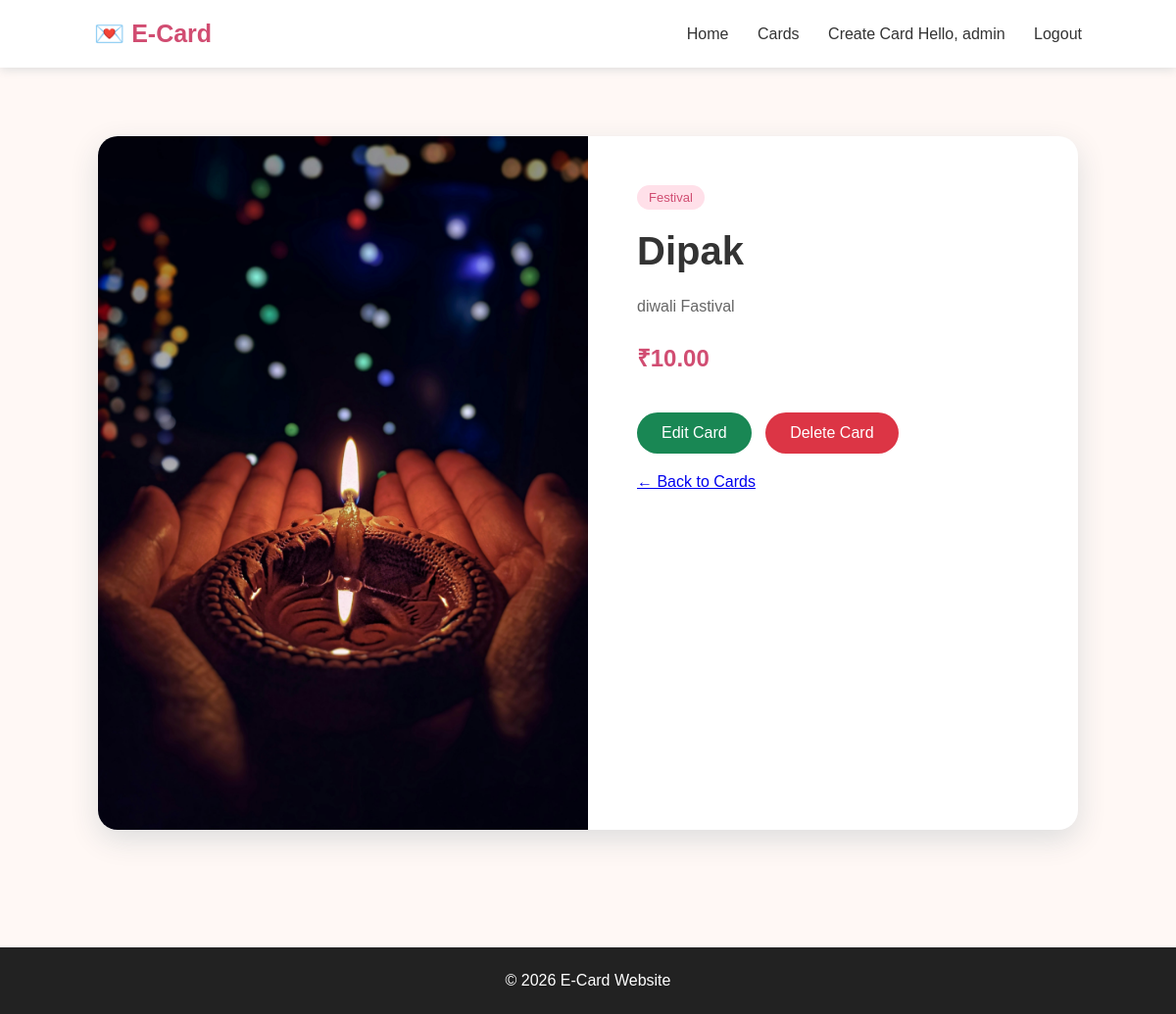
Page /cards/1/ (signed in) on the committed database.
### cards/models.py (models this page shows, shortened)
class ECard(models.Model):
    CATEGORY_CHOICES = [
        ('Birthday', 'Birthday'),
        ('Wedding', 'Wedding'),
        ('Anniversary', 'Anniversary'),
        ('Party', 'Party'),
        ('Festival', 'Festival'),
    ]
    owner = models.ForeignKey(
        User,
        on_delete=models.CASCADE,
        related_name='cards',
        null=True,
        blank=True
    )
    title = models.CharField(max_length=200)
    category = models.CharField(max_length=50, choices=CATEGORY_CHOICES)
    description = models.TextField()
    image = models.ImageField(upload_to='cards/', blank=True, null=True)
    price = models.DecimalField(max_digits=10, decimal_places=2, default=0)
    created_at = models.DateTimeField(auto_now_add=True)
    updated_at = models.DateTimeField(auto_now=True)

### cards/views.py (the view)
@login_required(login_url='login')
def card_detail(request, pk):
    card = get_object_or_404(
        ECard,
        pk=pk,
        owner=request.user
    )
    return render(
        request,
        'cards/card_detail.html',
        {'card': card}
    )

### cards/templates/cards/card_detail.html (shortened to what this page needs)
{% extends 'cards/base.html' %}
{% block content %}
<section class="detail-section">
    <div class="detail-card">
        <div class="detail-image">
            {% if card.image %}
            <img
                src="{{ card.image.url }}"
                alt="{{ card.title }}">
            {% else %}
            <div class="big-icon">
                💌
            </div>
            {% endif %}
        </div>
        <div class="detail-content">
            <span class="category">
                {{ card.category }}
            </span>
            <h1>
                {{ card.title }}
            </h1>
            <p>
                {{ card.description }}
            </p>
            <h2>
                ₹{{ card.price }}
            </h2>
            <div class="actions">
                <a
                    href="{% url 'card_update' card.pk %}"
                    class="btn edit-btn">
                    Edit Card
                </a>
                <a
                    href="{% url 'card_delete' card.pk %}"
                    class="btn delete-btn">
                    Delete Card
                </a>
            </div>
            <a
                href="{% url 'card_list' %}">
                ← Back to Cards
            </a>
        </div>
    </div>
</section>
{% endblock %}

### cards/templates/cards/base.html (shortened to what this page needs)
{% load static %}
<!DOCTYPE html>
<html>
<head>
    <link rel="stylesheet"
          href="{% static 'cards/css/style.css' %}">
</head>
<body>
<nav class="navbar">
    <div class="logo">
        💌 E-Card
    </div>
    <div class="nav-links">
    <a href="{% url 'home' %}">Home</a>
    <a href="{% url 'card_list' %}">Cards</a>
    {% if user.is_authenticated %}
        <a href="{% url 'card_create' %}">
            Create Card
        </a>
        <span class="welcome">
            Hello, {{ user.username }}
        </span>
        <a href="{% url 'logout' %}">
            Logout
        </a>
    {% endif %}
</div>
</nav>
<main>
    {% block content %}
    {% endblock %}
</main>
<footer>
    <p>
        © 2026 E-Card Website
    </p>
</footer>
</body>
</html>

### cards/static/cards/css/style.css (style rules this page uses)
* { margin: 0; padding: 0; box-sizing: border-box; }
body { font-family: Arial, sans-serif; background: #fff8f5; color: #333; }
.navbar { background: white; display: flex; justify-content: space-between; align-items: center; padding: 20px 8%; box-shadow: 0 2px 10px #ddd; }
.logo { font-size: 25px; font-weight: bold; color: #d14d72; }
.nav-links a { text-decoration: none; color: #333; margin-left: 25px; }
.btn { display: inline-block; background: #d14d72; color: white; padding: 12px 25px; border-radius: 25px; text-decoration: none; border: none; cursor: pointer; margin-top: 20px; }
.category { display: inline-block; background: #ffe0e9; color: #d14d72; padding: 5px 12px; border-radius: 15px; font-size: 13px; }
.detail-section { padding: 70px 8%; }
.detail-card { max-width: 1000px; margin: auto; display: grid; grid-template-columns: 1fr 1fr; background: white; border-radius: 20px; overflow: hidden; box-shadow: 0 10px 30px #ddd; }
.detail-image img { width: 100%; height: 100%; min-height: 400px; object-fit: cover; }
.detail-content { padding: 50px; }
.detail-content h1 { font-size: 40px; margin: 20px 0; }
.detail-content p { line-height: 1.8; color: #666; }
.detail-content h2 { margin-top: 20px; color: #d14d72; }
.actions { margin: 20px 0; }
.delete-btn { background: #dc3545; margin-left: 10px; }
.edit-btn { background: #198754; }
footer { margin-top: 50px; background: #222; color: white; text-align: center; padding: 25px; }

### rows in the picture
ECard: image (picture), category "Festival", title "Dipak", description "diwali Fastival", price "10.00"

### other values in the picture
{{ user.username }} "admin"
